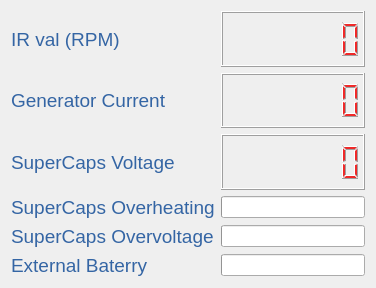
<?xml version="1.0" encoding="UTF-8"?>
<ui version="4.0">
 <class>Dialog</class>
 <widget class="QDialog" name="Dialog">
  <property name="geometry">
   <rect>
    <x>0</x>
    <y>0</y>
    <width>376</width>
    <height>288</height>
   </rect>
  </property>
  <property name="windowTitle">
   <string>Dialog</string>
  </property>
  <layout class="QGridLayout" name="gridLayout">
   <item row="0" column="0">
    <widget class="QLabel" name="ardu_label">
     <property name="palette">
      <palette>
       <active>
        <colorrole role="WindowText">
         <brush brushstyle="SolidPattern">
          <color alpha="255">
           <red>52</red>
           <green>101</green>
           <blue>164</blue>
          </color>
         </brush>
        </colorrole>
        <colorrole role="Text">
         <brush brushstyle="SolidPattern">
          <color alpha="255">
           <red>0</red>
           <green>0</green>
           <blue>0</blue>
          </color>
         </brush>
        </colorrole>
       </active>
       <inactive>
        <colorrole role="WindowText">
         <brush brushstyle="SolidPattern">
          <color alpha="255">
           <red>52</red>
           <green>101</green>
           <blue>164</blue>
          </color>
         </brush>
        </colorrole>
        <colorrole role="Text">
         <brush brushstyle="SolidPattern">
          <color alpha="255">
           <red>0</red>
           <green>0</green>
           <blue>0</blue>
          </color>
         </brush>
        </colorrole>
       </inactive>
       <disabled>
        <colorrole role="WindowText">
         <brush brushstyle="SolidPattern">
          <color alpha="255">
           <red>190</red>
           <green>190</green>
           <blue>190</blue>
          </color>
         </brush>
        </colorrole>
        <colorrole role="Text">
         <brush brushstyle="SolidPattern">
          <color alpha="255">
           <red>190</red>
           <green>190</green>
           <blue>190</blue>
          </color>
         </brush>
        </colorrole>
       </disabled>
      </palette>
     </property>
     <property name="font">
      <font>
       <pointsize>14</pointsize>
      </font>
     </property>
     <property name="text">
      <string>IR val (RPM)</string>
     </property>
    </widget>
   </item>
   <item row="0" column="1">
    <widget class="QLCDNumber" name="ir_val">
     <property name="palette">
      <palette>
       <active>
        <colorrole role="WindowText">
         <brush brushstyle="SolidPattern">
          <color alpha="255">
           <red>239</red>
           <green>41</green>
           <blue>41</blue>
          </color>
         </brush>
        </colorrole>
       </active>
       <inactive>
        <colorrole role="WindowText">
         <brush brushstyle="SolidPattern">
          <color alpha="255">
           <red>239</red>
           <green>41</green>
           <blue>41</blue>
          </color>
         </brush>
        </colorrole>
       </inactive>
       <disabled>
        <colorrole role="WindowText">
         <brush brushstyle="SolidPattern">
          <color alpha="255">
           <red>190</red>
           <green>190</green>
           <blue>190</blue>
          </color>
         </brush>
        </colorrole>
       </disabled>
      </palette>
     </property>
     <property name="digitCount">
      <number>7</number>
     </property>
    </widget>
   </item>
   <item row="1" column="0">
    <widget class="QLabel" name="gen_i">
     <property name="palette">
      <palette>
       <active>
        <colorrole role="WindowText">
         <brush brushstyle="SolidPattern">
          <color alpha="255">
           <red>52</red>
           <green>101</green>
           <blue>164</blue>
          </color>
         </brush>
        </colorrole>
       </active>
       <inactive>
        <colorrole role="WindowText">
         <brush brushstyle="SolidPattern">
          <color alpha="255">
           <red>52</red>
           <green>101</green>
           <blue>164</blue>
          </color>
         </brush>
        </colorrole>
       </inactive>
       <disabled>
        <colorrole role="WindowText">
         <brush brushstyle="SolidPattern">
          <color alpha="255">
           <red>190</red>
           <green>190</green>
           <blue>190</blue>
          </color>
         </brush>
        </colorrole>
       </disabled>
      </palette>
     </property>
     <property name="font">
      <font>
       <pointsize>14</pointsize>
      </font>
     </property>
     <property name="text">
      <string>Generator Current</string>
     </property>
    </widget>
   </item>
   <item row="1" column="1">
    <widget class="QLCDNumber" name="gen_current">
     <property name="palette">
      <palette>
       <active>
        <colorrole role="WindowText">
         <brush brushstyle="SolidPattern">
          <color alpha="255">
           <red>239</red>
           <green>41</green>
           <blue>41</blue>
          </color>
         </brush>
        </colorrole>
       </active>
       <inactive>
        <colorrole role="WindowText">
         <brush brushstyle="SolidPattern">
          <color alpha="255">
           <red>239</red>
           <green>41</green>
           <blue>41</blue>
          </color>
         </brush>
        </colorrole>
       </inactive>
       <disabled>
        <colorrole role="WindowText">
         <brush brushstyle="SolidPattern">
          <color alpha="255">
           <red>190</red>
           <green>190</green>
           <blue>190</blue>
          </color>
         </brush>
        </colorrole>
       </disabled>
      </palette>
     </property>
     <property name="digitCount">
      <number>7</number>
     </property>
    </widget>
   </item>
   <item row="2" column="0">
    <widget class="QLabel" name="supercaps_v">
     <property name="palette">
      <palette>
       <active>
        <colorrole role="WindowText">
         <brush brushstyle="SolidPattern">
          <color alpha="255">
           <red>52</red>
           <green>101</green>
           <blue>164</blue>
          </color>
         </brush>
        </colorrole>
       </active>
       <inactive>
        <colorrole role="WindowText">
         <brush brushstyle="SolidPattern">
          <color alpha="255">
           <red>52</red>
           <green>101</green>
           <blue>164</blue>
          </color>
         </brush>
        </colorrole>
       </inactive>
       <disabled>
        <colorrole role="WindowText">
         <brush brushstyle="SolidPattern">
          <color alpha="255">
           <red>190</red>
           <green>190</green>
           <blue>190</blue>
          </color>
         </brush>
        </colorrole>
       </disabled>
      </palette>
     </property>
     <property name="font">
      <font>
       <pointsize>14</pointsize>
      </font>
     </property>
     <property name="text">
      <string>SuperCaps Voltage</string>
     </property>
    </widget>
   </item>
   <item row="2" column="1">
    <widget class="QLCDNumber" name="supercaps_volt">
     <property name="palette">
      <palette>
       <active>
        <colorrole role="WindowText">
         <brush brushstyle="SolidPattern">
          <color alpha="255">
           <red>239</red>
           <green>41</green>
           <blue>41</blue>
          </color>
         </brush>
        </colorrole>
       </active>
       <inactive>
        <colorrole role="WindowText">
         <brush brushstyle="SolidPattern">
          <color alpha="255">
           <red>239</red>
           <green>41</green>
           <blue>41</blue>
          </color>
         </brush>
        </colorrole>
       </inactive>
       <disabled>
        <colorrole role="WindowText">
         <brush brushstyle="SolidPattern">
          <color alpha="255">
           <red>190</red>
           <green>190</green>
           <blue>190</blue>
          </color>
         </brush>
        </colorrole>
       </disabled>
      </palette>
     </property>
     <property name="digitCount">
      <number>7</number>
     </property>
    </widget>
   </item>
   <item row="3" column="0">
    <widget class="QLabel" name="supercaps_oh">
     <property name="palette">
      <palette>
       <active>
        <colorrole role="WindowText">
         <brush brushstyle="SolidPattern">
          <color alpha="255">
           <red>52</red>
           <green>101</green>
           <blue>164</blue>
          </color>
         </brush>
        </colorrole>
       </active>
       <inactive>
        <colorrole role="WindowText">
         <brush brushstyle="SolidPattern">
          <color alpha="255">
           <red>52</red>
           <green>101</green>
           <blue>164</blue>
          </color>
         </brush>
        </colorrole>
       </inactive>
       <disabled>
        <colorrole role="WindowText">
         <brush brushstyle="SolidPattern">
          <color alpha="255">
           <red>190</red>
           <green>190</green>
           <blue>190</blue>
          </color>
         </brush>
        </colorrole>
       </disabled>
      </palette>
     </property>
     <property name="font">
      <font>
       <pointsize>14</pointsize>
      </font>
     </property>
     <property name="text">
      <string>SuperCaps Overheating</string>
     </property>
    </widget>
   </item>
   <item row="3" column="1">
    <widget class="QProgressBar" name="supercap_stat_oh">
     <property name="value">
      <number>0</number>
     </property>
     <property name="format">
      <string/>
     </property>
    </widget>
   </item>
   <item row="4" column="0">
    <widget class="QLabel" name="supercaps_ov">
     <property name="palette">
      <palette>
       <active>
        <colorrole role="WindowText">
         <brush brushstyle="SolidPattern">
          <color alpha="255">
           <red>52</red>
           <green>101</green>
           <blue>164</blue>
          </color>
         </brush>
        </colorrole>
       </active>
       <inactive>
        <colorrole role="WindowText">
         <brush brushstyle="SolidPattern">
          <color alpha="255">
           <red>52</red>
           <green>101</green>
           <blue>164</blue>
          </color>
         </brush>
        </colorrole>
       </inactive>
       <disabled>
        <colorrole role="WindowText">
         <brush brushstyle="SolidPattern">
          <color alpha="255">
           <red>190</red>
           <green>190</green>
           <blue>190</blue>
          </color>
         </brush>
        </colorrole>
       </disabled>
      </palette>
     </property>
     <property name="font">
      <font>
       <pointsize>14</pointsize>
      </font>
     </property>
     <property name="text">
      <string>SuperCaps Overvoltage</string>
     </property>
    </widget>
   </item>
   <item row="4" column="1">
    <widget class="QProgressBar" name="supercap_stat_ov">
     <property name="value">
      <number>0</number>
     </property>
     <property name="format">
      <string/>
     </property>
    </widget>
   </item>
   <item row="5" column="0">
    <widget class="QLabel" name="ext_bat">
     <property name="palette">
      <palette>
       <active>
        <colorrole role="WindowText">
         <brush brushstyle="SolidPattern">
          <color alpha="255">
           <red>52</red>
           <green>101</green>
           <blue>164</blue>
          </color>
         </brush>
        </colorrole>
       </active>
       <inactive>
        <colorrole role="WindowText">
         <brush brushstyle="SolidPattern">
          <color alpha="255">
           <red>52</red>
           <green>101</green>
           <blue>164</blue>
          </color>
         </brush>
        </colorrole>
       </inactive>
       <disabled>
        <colorrole role="WindowText">
         <brush brushstyle="SolidPattern">
          <color alpha="255">
           <red>190</red>
           <green>190</green>
           <blue>190</blue>
          </color>
         </brush>
        </colorrole>
       </disabled>
      </palette>
     </property>
     <property name="font">
      <font>
       <pointsize>14</pointsize>
      </font>
     </property>
     <property name="text">
      <string>External Baterry</string>
     </property>
    </widget>
   </item>
   <item row="5" column="1">
    <widget class="QProgressBar" name="bat_stat">
     <property name="value">
      <number>0</number>
     </property>
     <property name="format">
      <string/>
     </property>
    </widget>
   </item>
  </layout>
 </widget>
 <layoutdefault spacing="6" margin="11"/>
 <resources/>
 <connections/>
</ui>
